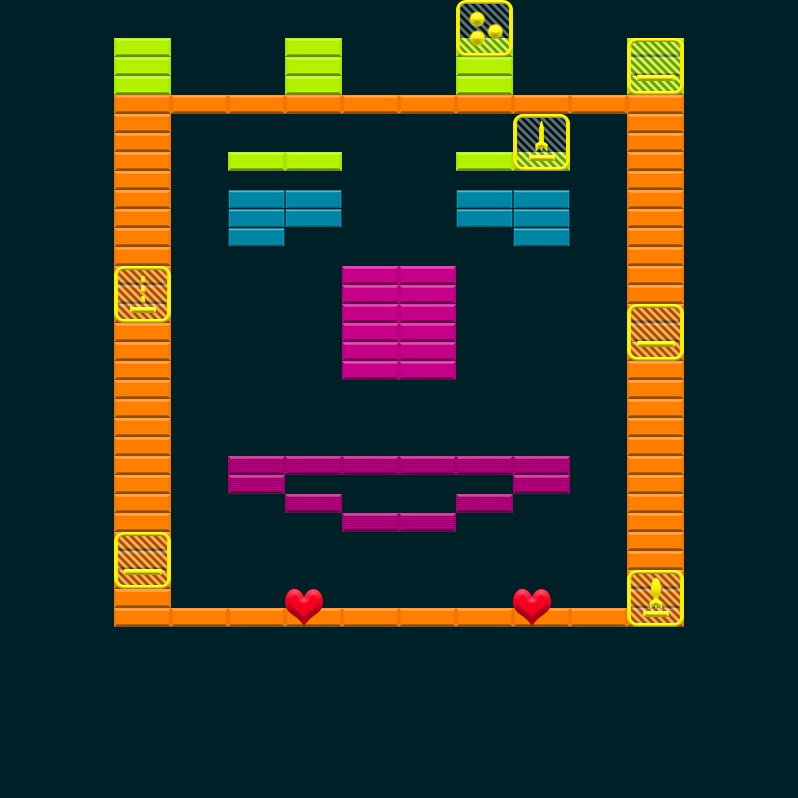

Tiled map render using the project's own tile images. Description and the map definition, with tile-layer contents summarised, below:
An orthogonal 14x42 tile map with 57x19 px tiles, 2 tile layers (Bricks, Powerups), 3 tilesets.

<map version="1.0" tiledversion="1.0.3" orientation="orthogonal" renderorder="left-up" width="14" height="42" tilewidth="57" tileheight="19" backgroundcolor="#002028" nextobjectid="15">
 <properties>
  <property name="FinalBallSpeedPercentageIncrease" type="int" value="25" />
 </properties>
 <tileset firstgid="1" name="Bricks" tilewidth="114" tileheight="38" tilecount="18" columns="0">
  <tile id="0">
   <properties>
    <property name="HitsToDestroy" type="int" value="1" />
   </properties>
   <image width="114" height="38" source="../../../../SourceImages/Game/Brick-A1.png" />
  </tile>
  <tile id="1">
   <properties>
    <property name="HitsToDestroy" type="int" value="2" />
   </properties>
   <image width="114" height="38" source="../../../../SourceImages/Game/Brick-A2.png" />
  </tile>
  <tile id="2">
   <properties>
    <property name="HitsToDestroy" type="int" value="1" />
   </properties>
   <image width="114" height="38" source="../../../../SourceImages/Game/Brick-B1.png" />
  </tile>
  <tile id="3">
   <properties>
    <property name="HitsToDestroy" type="int" value="2" />
   </properties>
   <image width="114" height="38" source="../../../../SourceImages/Game/Brick-B2.png" />
  </tile>
  <tile id="4">
   <properties>
    <property name="HitsToDestroy" type="int" value="1" />
   </properties>
   <image width="114" height="38" source="../../../../SourceImages/Game/Brick-C1.png" />
  </tile>
  <tile id="5">
   <properties>
    <property name="HitsToDestroy" type="int" value="2" />
   </properties>
   <image width="114" height="38" source="../../../../SourceImages/Game/Brick-C2.png" />
  </tile>
  <tile id="6">
   <properties>
    <property name="HitsToDestroy" type="int" value="1" />
   </properties>
   <image width="114" height="38" source="../../../../SourceImages/Game/Brick-D1.png" />
  </tile>
  <tile id="7">
   <properties>
    <property name="HitsToDestroy" type="int" value="2" />
   </properties>
   <image width="114" height="38" source="../../../../SourceImages/Game/Brick-D2.png" />
  </tile>
  <tile id="8">
   <properties>
    <property name="HitsToDestroy" type="int" value="-1" />
   </properties>
   <image width="114" height="38" source="../../../../SourceImages/Game/Brick-E1.png" />
  </tile>
  <tile id="9">
   <properties>
    <property name="HitsToDestroy" type="int" value="1" />
   </properties>
   <image width="57" height="19" source="../../../../SourceImages/Game/SmallBrick-A1.png" />
  </tile>
  <tile id="10">
   <properties>
    <property name="HitsToDestroy" type="int" value="2" />
   </properties>
   <image width="57" height="19" source="../../../../SourceImages/Game/SmallBrick-A2.png" />
  </tile>
  <tile id="11">
   <properties>
    <property name="HitsToDestroy" type="int" value="1" />
   </properties>
   <image width="57" height="19" source="../../../../SourceImages/Game/SmallBrick-B1.png" />
  </tile>
  <tile id="12">
   <properties>
    <property name="HitsToDestroy" type="int" value="2" />
   </properties>
   <image width="57" height="19" source="../../../../SourceImages/Game/SmallBrick-B2.png" />
  </tile>
  <tile id="14">
   <properties>
    <property name="HitsToDestroy" type="int" value="1" />
   </properties>
   <image width="57" height="19" source="../../../../SourceImages/Game/SmallBrick-C1.png" />
  </tile>
  <tile id="15">
   <properties>
    <property name="HitsToDestroy" type="int" value="2" />
   </properties>
   <image width="57" height="19" source="../../../../SourceImages/Game/SmallBrick-C2.png" />
  </tile>
  <tile id="16">
   <properties>
    <property name="HitsToDestroy" type="int" value="1" />
   </properties>
   <image width="57" height="19" source="../../../../SourceImages/Game/SmallBrick-D1.png" />
  </tile>
  <tile id="17">
   <properties>
    <property name="HitsToDestroy" type="int" value="2" />
   </properties>
   <image width="57" height="19" source="../../../../SourceImages/Game/SmallBrick-D2.png" />
  </tile>
  <tile id="18">
   <properties>
    <property name="HitsToDestroy" type="int" value="-1" />
   </properties>
   <image width="57" height="19" source="../../../../SourceImages/Game/SmallBrick-E1.png" />
  </tile>
 </tileset>
 <tileset firstgid="20" name="Powerups" tilewidth="57" tileheight="57" tilecount="7" columns="0">
  <tile id="0">
   <properties>
    <property name="PowerupType" type="int" value="3" />
   </properties>
   <image width="57" height="57" source="../../../../SourceImages/Game/PowerupFireball.png" />
  </tile>
  <tile id="1">
   <properties>
    <property name="PowerupType" type="int" value="1" />
   </properties>
   <image width="57" height="57" source="../../../../SourceImages/Game/PowerupLargerPaddle.png" />
  </tile>
  <tile id="2">
   <properties>
    <property name="PowerupType" type="int" value="2" />
   </properties>
   <image width="57" height="57" source="../../../../SourceImages/Game/PowerupMultiBall.png" />
  </tile>
  <tile id="3">
   <properties>
    <property name="PowerupType" type="int" value="4" />
   </properties>
   <image width="57" height="57" source="../../../../SourceImages/Game/PowerupBullets.png" />
  </tile>
  <tile id="4">
   <properties>
    <property name="PowerupType" type="int" value="5" />
   </properties>
   <image width="57" height="57" source="../../../../SourceImages/Game/PowerupRockets.png" />
  </tile>
  <tile id="5">
   <properties>
    <property name="PowerupType" type="int" value="6" />
   </properties>
   <image width="38" height="38" source="../../../../SourceImages/Game/LifeUp.png" />
  </tile>
  <tile id="6">
   <properties>
    <property name="PowerupType" type="int" value="7" />
   </properties>
   <image width="57" height="57" source="../../../../SourceImages/Game/PowerupGrenades.png" />
  </tile>
 </tileset>
 <tileset firstgid="27" name="Wormholes" tilewidth="57" tileheight="57" tilecount="2" columns="0">
  <tile id="2">
   <image width="57" height="57" source="../../../../SourceImages/Game/WormholeIn.png" />
  </tile>
  <tile id="3">
   <image width="57" height="57" source="../../../../SourceImages/Game/WormholeOut.png" />
  </tile>
 </tileset>
 <layer name="Bricks" width="14" height="42">
  <data>[588 cells, 122 non-empty, 5 distinct tile ids]</data>
 </layer>
 <layer name="Powerups" width="14" height="42">
  <data>[588 cells, 9 non-empty, 6 distinct tile ids]</data>
 </layer>
 <objectgroup name="Wormholes" />
</map>
